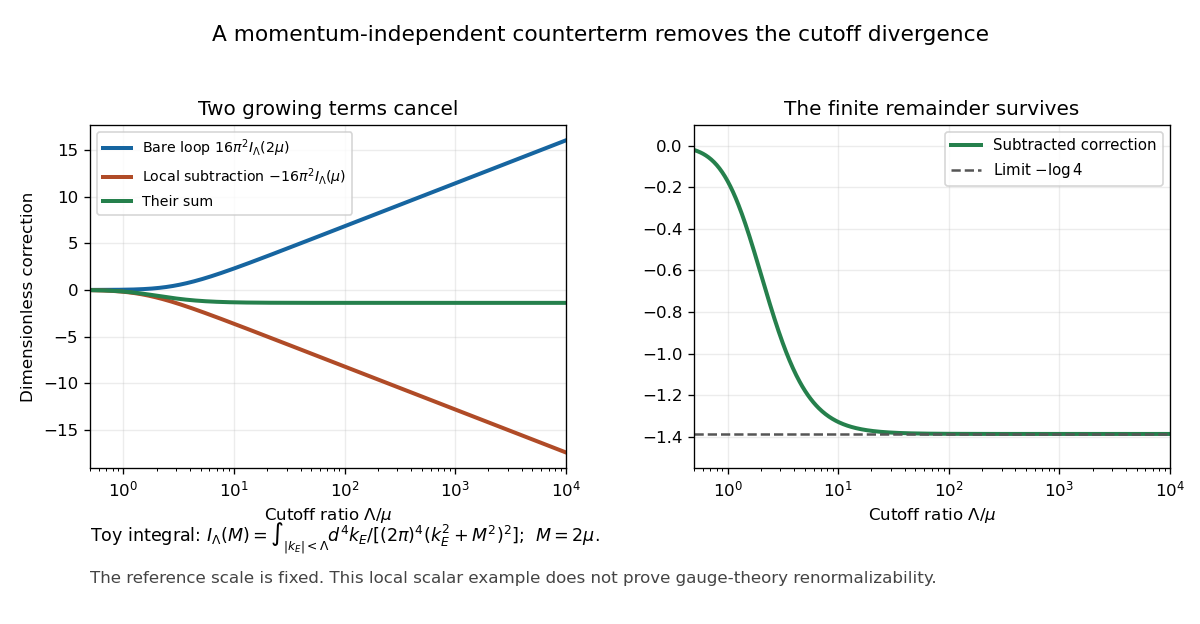

Write Python code to recreate this figure.
"""Illustrate an exactly integrated cutoff subtraction with a local counterterm.

Tested with Python 3.14, matplotlib 3.10.7 and NumPy 2.3.5.
Run from _media; writes cutoff-subtraction-local-counterterm.png to CWD.
"""
from pathlib import Path
import matplotlib.pyplot as plt
import numpy as np


def main():
    r = np.geomspace(0.5, 1e4, 700)
    # J(x)=16*pi^2 I(Lambda,M), x=Lambda/M; choose M=2*mu.
    def j(x):
        return np.log1p(x*x) - x*x/(1+x*x)
    raw = j(r/2)
    counterterm = -j(r)
    total = raw + counterterm
    fig, axes = plt.subplots(1, 2, figsize=(10, 5.2), dpi=120, facecolor="white")
    fig.subplots_adjust(left=0.075, right=0.975, bottom=0.25, top=0.80, wspace=0.27)
    colors = ["#1665a0", "#b04b27", "#25804c"]
    axes[0].semilogx(r, raw, color=colors[0], lw=2.4, label=r"Bare loop $16\pi^2 I_\Lambda(2\mu)$")
    axes[0].semilogx(r, counterterm, color=colors[1], lw=2.4,
                     label=r"Local subtraction $-16\pi^2 I_\Lambda(\mu)$")
    axes[0].semilogx(r, total, color=colors[2], lw=2.4, label="Their sum")
    axes[0].set(ylabel="Dimensionless correction", title="Two growing terms cancel")
    axes[0].legend(fontsize=8.5, loc="upper left")
    axes[1].semilogx(r, total, color=colors[2], lw=2.4, label="Subtracted correction")
    axes[1].axhline(-np.log(4), color="#555555", ls="--", lw=1.5,
                    label=r"Limit $-\log 4$")
    axes[1].set(ylim=(-1.55, 0.1), title="The finite remainder survives")
    axes[1].legend(fontsize=9, loc="upper right")
    for ax in axes:
        ax.set_facecolor("white")
        ax.set(xlabel=r"Cutoff ratio $\Lambda/\mu$", xlim=(0.5, 1e4))
        ax.grid(alpha=0.23)
    fig.suptitle("A momentum-independent counterterm removes the cutoff divergence", fontsize=13, y=0.96)
    fig.text(0.075, 0.13,
             r"Toy integral: $I_\Lambda(M)=\int_{|k_E|<\Lambda}d^4k_E/[(2\pi)^4(k_E^2+M^2)^2]$;  $M=2\mu$.",
             fontsize=10.5)
    fig.text(0.075, 0.065,
             "The reference scale is fixed. This local scalar example does not prove gauge-theory renormalizability.",
             fontsize=10, color="#444444")
    fig.savefig(Path.cwd() / (Path(__file__).stem + ".png"), facecolor="white")
    plt.close(fig)


if __name__ == "__main__":
    main()
